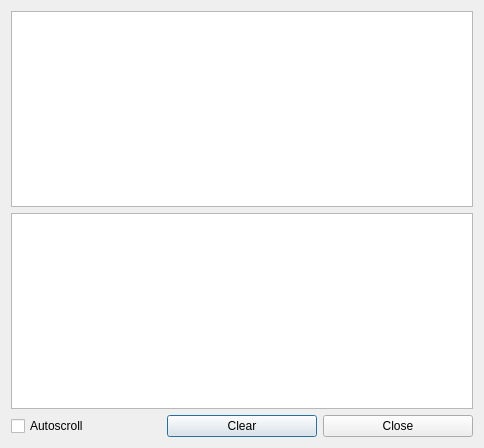
<?xml version="1.0" encoding="UTF-8"?>
<ui version="4.0">
 <class>Dialog</class>
 <widget class="QDialog" name="Dialog">
  <property name="geometry">
   <rect>
    <x>0</x>
    <y>0</y>
    <width>484</width>
    <height>448</height>
   </rect>
  </property>
  <property name="windowTitle">
   <string>Dialog</string>
  </property>
  <layout class="QVBoxLayout" name="verticalLayout">
   <item>
    <widget class="QListWidget" name="transmit_list"/>
   </item>
   <item>
    <widget class="QListWidget" name="received_list"/>
   </item>
   <item>
    <layout class="QHBoxLayout" name="horizontalLayout">
     <item>
      <widget class="QCheckBox" name="autoscroll_chkbox">
       <property name="text">
        <string>Autoscroll</string>
       </property>
      </widget>
     </item>
     <item>
      <widget class="QPushButton" name="clear_btn">
       <property name="text">
        <string>Clear</string>
       </property>
      </widget>
     </item>
     <item>
      <widget class="QPushButton" name="close_btn">
       <property name="text">
        <string>Close</string>
       </property>
      </widget>
     </item>
    </layout>
   </item>
  </layout>
 </widget>
 <resources/>
 <connections/>
</ui>
